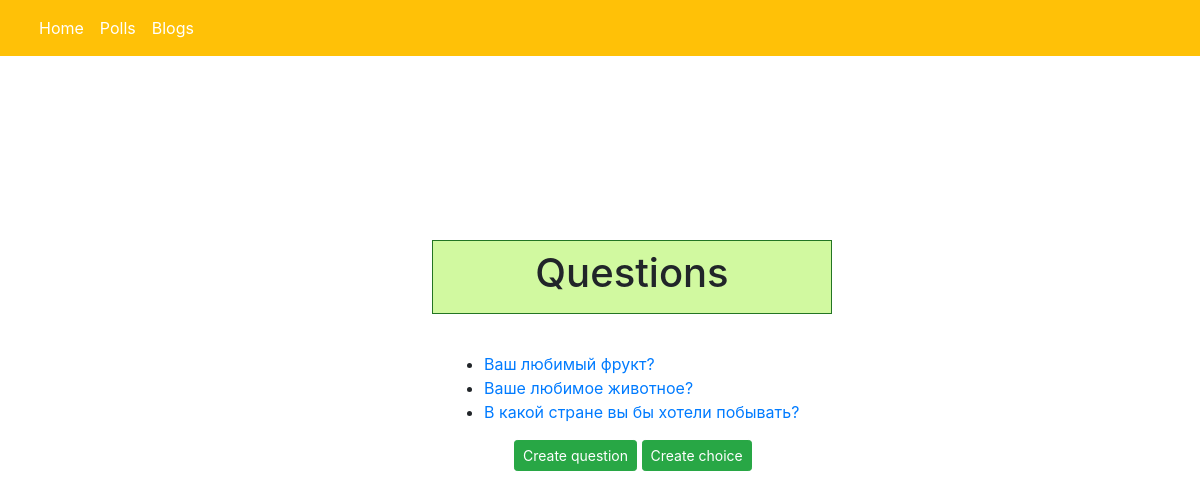
Screenshot of /polls/ with the database file from the repository.
### polls/models.py (models this page shows, shortened)
class Question(models.Model):
    question_text = models.CharField(max_length=200, verbose_name="Question")
    pub_date = models.DateTimeField(default=timezone.now(), verbose_name="Published date")

### polls/views.py (the view)
# urls.py: path('', views.IndexView.as_view(), name='index'),
class IndexView(generic.ListView):
    template_name = 'polls/index.html'
    context_object_name = 'latest_question_list'
    def get_queryset(self):
        return Question.objects.filter(pub_date__lte=timezone.now()).order_by('-pub_date')[:5]

### polls/templates/polls/index.html (shortened to what this page needs)
{% extends 'polls/navigation.html' %}
{% block content %}
{% if latest_question_list %}
<div style="border: 1px solid #237523; background: #d1f9a0; position:absolute; top: 30%; left: 36%; width: 400px">
    <h1 align="center" class="p-2">Questions</h1>
</div>
<div style="position:absolute; top:44%; left:37%">
    <ul>
        {% for question in latest_question_list %}
        <li>
            <a href="{% url 'polls:detail' question.id %}">{{ question.question_text }}</a>
        </li>
        {% endfor %}
    </ul>
    <div style="margin-left: 70px">
        <a class="btn btn-success btn-sm"
           onclick="document.location='../../polls/create'">Create question</a>
        <a class="btn btn-success btn-sm"
           onclick="document.location='../../polls/create_choice'">Create choice</a></p>
    </div>
</div>
{% endif %}
{% endblock %}

### rows the page displays
Question: question_text "Ваш любимый фрукт?"
Question: question_text "Ваше любимое животное?"
Question: question_text "В какой стране вы бы хотели побывать?"
